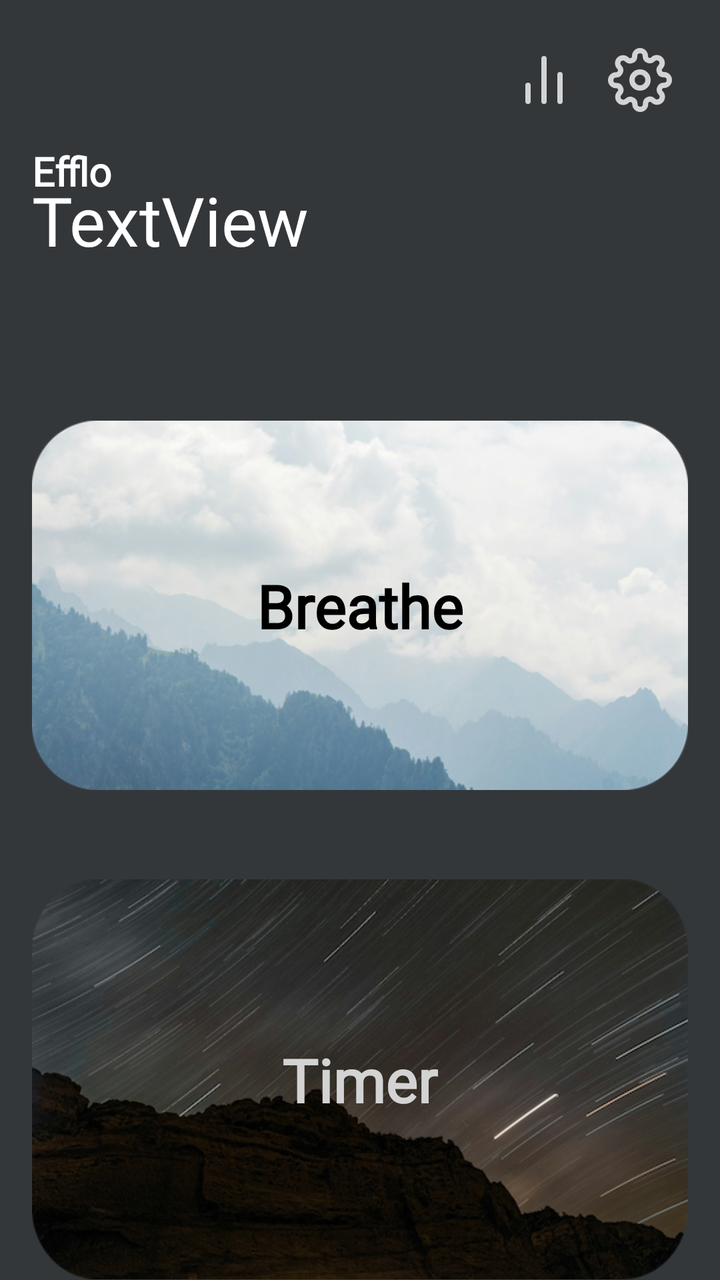
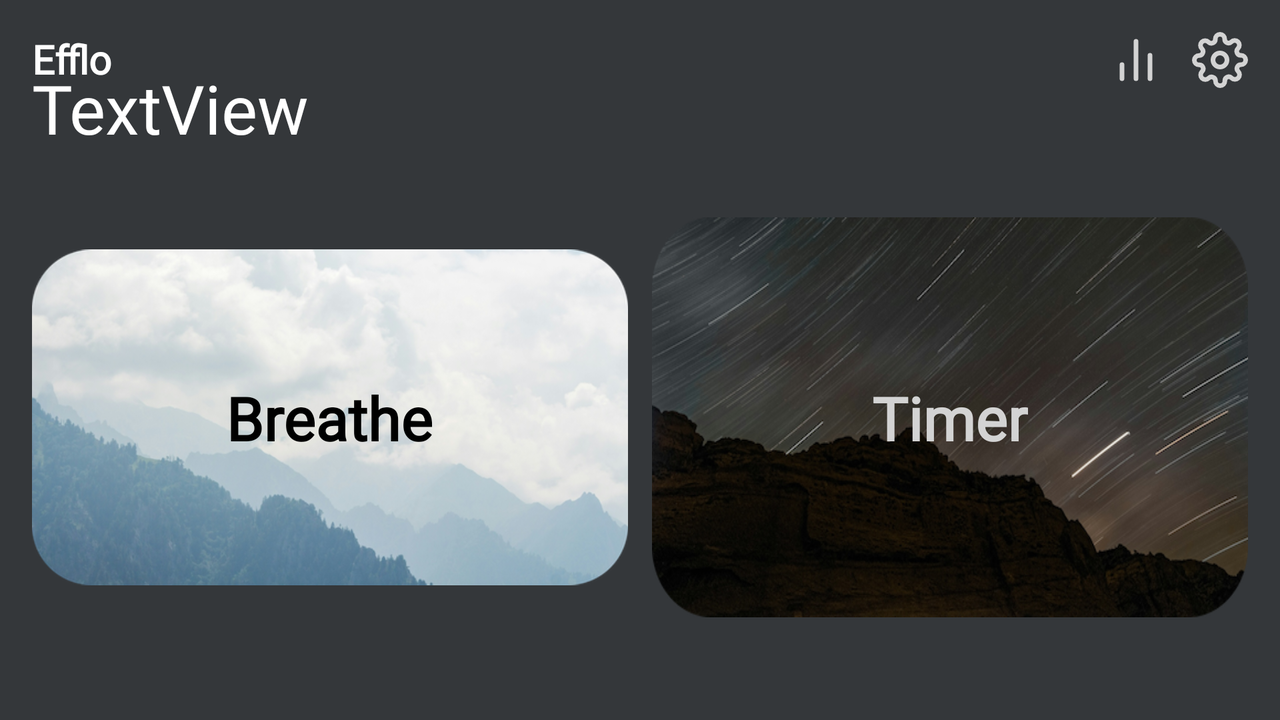

The same Android screen from two of the app's own layout files: first res/layout/ as a phone draws it, then the repository's variant for another configuration, drawn on a device whose configuration selects that folder. Both files follow.
<!-- AndroidManifest.xml: application theme Theme.Efflo -->
<!-- res/layout/activity_main.xml -->
<?xml version="1.0" encoding="utf-8"?>
<androidx.constraintlayout.widget.ConstraintLayout xmlns:android="http://schemas.android.com/apk/res/android"
    xmlns:app="http://schemas.android.com/apk/res-auto"
    xmlns:tools="http://schemas.android.com/tools"
    android:layout_width="match_parent"
    android:layout_height="match_parent"
    tools:context=".MainActivity">

    <TextView
        android:id="@+id/app_name_text"
        android:layout_width="wrap_content"
        android:layout_height="wrap_content"
        android:layout_marginStart="16dp"
        android:layout_marginTop="16dp"
        android:fontFamily="@font/poppins_light"
        android:text="@string/app_name"
        android:textColor="#fff"
        android:textSize="20sp"
        android:textStyle="bold"
        app:layout_constraintBottom_toBottomOf="parent"
        app:layout_constraintEnd_toEndOf="parent"
        app:layout_constraintHorizontal_bias="0.0"
        app:layout_constraintStart_toStartOf="parent"
        app:layout_constraintTop_toBottomOf="@+id/settings_activity_btn"
        app:layout_constraintVertical_bias="0.0" />

    <ImageView
        android:id="@+id/breathe_activity_btn"
        android:layout_width="0dp"
        android:layout_height="210dp"
        android:layout_marginStart="16dp"
        android:layout_marginTop="24dp"
        android:layout_marginEnd="16dp"
        android:src="@drawable/breathe"
        app:layout_constraintBottom_toBottomOf="parent"
        app:layout_constraintEnd_toEndOf="parent"
        app:layout_constraintStart_toStartOf="parent"
        app:layout_constraintTop_toBottomOf="@+id/greeting_textview"
        app:layout_constraintVertical_bias="0.15" />

    <ImageView
        android:id="@+id/timer_activity_btn"
        android:layout_width="0dp"
        android:layout_height="200dp"
        android:layout_marginStart="16dp"
        android:layout_marginTop="32dp"
        android:layout_marginEnd="16dp"
        android:background="@drawable/timer"
        android:text="timer"
        app:layout_constraintEnd_toEndOf="parent"
        app:layout_constraintStart_toStartOf="parent"
        app:layout_constraintTop_toBottomOf="@+id/breathe_activity_btn" />

    <ImageView
        android:id="@+id/stats_activity_btn"
        android:layout_width="32dp"
        android:layout_height="32dp"
        android:layout_marginTop="24dp"


        android:layout_marginEnd="16dp"
        android:background="@drawable/stats"
        app:layout_constraintEnd_toStartOf="@+id/settings_activity_btn"
        app:layout_constraintTop_toTopOf="parent" />

    <ImageView
        android:id="@+id/settings_activity_btn"
        android:layout_width="32dp"
        android:layout_height="32dp"
        android:layout_marginTop="24dp"


        android:layout_marginEnd="24dp"
        android:background="@drawable/settings"
        app:layout_constraintEnd_toEndOf="parent"
        app:layout_constraintTop_toTopOf="parent" />

    <TextView
        android:id="@+id/greeting_textview"
        android:layout_width="wrap_content"
        android:layout_height="wrap_content"
        android:layout_marginStart="16dp"
        android:layout_marginTop="-12dp"
        android:text="TextView"
        android:textColor="#fff"
        android:textSize="34sp"
        app:layout_constraintStart_toStartOf="parent"
        app:layout_constraintTop_toBottomOf="@+id/app_name_text" />

    <TextView
        android:id="@+id/textView4"
        android:layout_width="wrap_content"
        android:layout_height="wrap_content"
        android:text="Breathe"
        android:textColor="#000"
        android:textSize="30sp"
        android:textStyle="bold"
        app:layout_constraintBottom_toBottomOf="@+id/breathe_activity_btn"
        app:layout_constraintEnd_toEndOf="@+id/breathe_activity_btn"
        app:layout_constraintStart_toStartOf="@+id/breathe_activity_btn"
        app:layout_constraintTop_toTopOf="@+id/breathe_activity_btn" />

    <TextView
        android:id="@+id/textView9"
        android:layout_width="wrap_content"
        android:layout_height="wrap_content"
        android:text="Timer"
        android:textSize="30sp"
        android:textStyle="bold"
        app:layout_constraintBottom_toBottomOf="@+id/timer_activity_btn"
        app:layout_constraintEnd_toEndOf="@+id/timer_activity_btn"
        app:layout_constraintStart_toStartOf="@+id/timer_activity_btn"
        app:layout_constraintTop_toTopOf="@+id/timer_activity_btn" />

</androidx.constraintlayout.widget.ConstraintLayout>
<!-- resources referenced by this layout -->
<resources>
  <!-- drawable breathe: png bitmap (drawable, 223535 bytes) -->
  <!-- drawable settings (drawable) -->
  <vector xmlns:android="http://schemas.android.com/apk/res/android"
      android:width="48dp"
      android:height="48dp"
      android:viewportWidth="24"
      android:viewportHeight="24">
    <path
        android:pathData="M12,12m-3,0a3,3 0,1 1,6 0a3,3 0,1 1,-6 0"
        android:strokeLineJoin="round"
        android:strokeWidth="2"
        android:fillColor="#00000000"
        android:strokeColor="#d3d3d3"
        android:strokeLineCap="round"/>
    <path
        android:pathData="M19.4,15a1.65,1.65 0,0 0,0.33 1.82l0.06,0.06a2,2 0,0 1,0 2.83,2 2,0 0,1 -2.83,0l-0.06,-0.06a1.65,1.65 0,0 0,-1.82 -0.33,1.65 1.65,0 0,0 -1,1.51V21a2,2 0,0 1,-2 2,2 2,0 0,1 -2,-2v-0.09A1.65,1.65 0,0 0,9 19.4a1.65,1.65 0,0 0,-1.82 0.33l-0.06,0.06a2,2 0,0 1,-2.83 0,2 2,0 0,1 0,-2.83l0.06,-0.06a1.65,1.65 0,0 0,0.33 -1.82,1.65 1.65,0 0,0 -1.51,-1H3a2,2 0,0 1,-2 -2,2 2,0 0,1 2,-2h0.09A1.65,1.65 0,0 0,4.6 9a1.65,1.65 0,0 0,-0.33 -1.82l-0.06,-0.06a2,2 0,0 1,0 -2.83,2 2,0 0,1 2.83,0l0.06,0.06a1.65,1.65 0,0 0,1.82 0.33H9a1.65,1.65 0,0 0,1 -1.51V3a2,2 0,0 1,2 -2,2 2,0 0,1 2,2v0.09a1.65,1.65 0,0 0,1 1.51,1.65 1.65,0 0,0 1.82,-0.33l0.06,-0.06a2,2 0,0 1,2.83 0,2 2,0 0,1 0,2.83l-0.06,0.06a1.65,1.65 0,0 0,-0.33 1.82V9a1.65,1.65 0,0 0,1.51 1H21a2,2 0,0 1,2 2,2 2,0 0,1 -2,2h-0.09a1.65,1.65 0,0 0,-1.51 1z"
        android:strokeLineJoin="round"
        android:strokeWidth="2"
        android:fillColor="#00000000"
        android:strokeColor="#d3d3d3"
        android:strokeLineCap="round"/>
  </vector>
  <!-- drawable stats (drawable) -->
  <vector xmlns:android="http://schemas.android.com/apk/res/android"
      android:width="48dp"
      android:height="48dp"
      android:viewportWidth="24"
      android:viewportHeight="24">
    <path
        android:pathData="M18,20L18,10"
        android:strokeLineJoin="round"
        android:strokeWidth="2"
        android:fillColor="#00000000"
        android:strokeColor="#d3d3d3"
        android:strokeLineCap="round"/>
    <path
        android:pathData="M12,20L12,4"
        android:strokeLineJoin="round"
        android:strokeWidth="2"
        android:fillColor="#00000000"
        android:strokeColor="#d3d3d3"
        android:strokeLineCap="round"/>
    <path
        android:pathData="M6,20L6,14"
        android:strokeLineJoin="round"
        android:strokeWidth="2"
        android:fillColor="#00000000"
        android:strokeColor="#d3d3d3"
        android:strokeLineCap="round"/>
  </vector>
  <!-- drawable timer: png bitmap (drawable, 280080 bytes) -->
  <string name="app_name">Efflo</string>
  <style name="Theme.Efflo" parent="Base.Theme.Efflo" />
  <style name="Base.Theme.Efflo" parent="Theme.Material3.DayNight.NoActionBar">
  
          
          <item name="windowSplashScreenAnimatedIcon">@drawable/efflo</item>
          <item name="android:windowBackground">@color/background</item>
          <item name="buttonStyle">@style/CustomButtonStyle</item>
          <item name="materialButtonStyle">@style/CustomButtonStyle</item>
          <item name="android:statusBarColor">@color/background</item>
          <item name="android:textColor">@color/white</item>
          <item name="fontFamily">@font/open_sans</item>
          <item name="android:colorPrimary">@color/efflo</item>
      </style>
  <!-- drawable efflo: png bitmap (drawable, 31257 bytes) -->
  <color name="background">#34373a</color>
  <style name="CustomButtonStyle" parent="Widget.MaterialComponents.Button">
          <item name="backgroundTint">@color/primary</item> 
          <item name="rippleColor">@color/primary_ripple</item> 
      </style>
  <color name="white">#d3d3d3</color>
  <color name="efflo">#7e9db0</color>
  <color name="primary">#63a46c</color>
  <color name="primary_ripple">#599361</color>
</resources>
<!-- res/layout-land/activity_main.xml (the repository's variant of the layout above) -->
<!-- drawn on the phone turned sideways -->
<?xml version="1.0" encoding="utf-8"?>
<androidx.constraintlayout.widget.ConstraintLayout xmlns:android="http://schemas.android.com/apk/res/android"
    xmlns:app="http://schemas.android.com/apk/res-auto"
    xmlns:tools="http://schemas.android.com/tools"
    android:layout_width="match_parent"
    android:layout_height="match_parent"
    tools:context=".MainActivity">

    <TextView
        android:id="@+id/app_name_text"
        android:layout_width="wrap_content"
        android:layout_height="wrap_content"
        android:layout_marginStart="16dp"
        android:layout_marginTop="16dp"
        android:fontFamily="@font/poppins_light"
        android:text="@string/app_name"
        android:textColor="#fff"
        android:textSize="20sp"
        android:textStyle="bold"
        app:layout_constraintBottom_toBottomOf="parent"
        app:layout_constraintEnd_toEndOf="parent"
        app:layout_constraintHorizontal_bias="0.0"
        app:layout_constraintStart_toStartOf="parent"
        app:layout_constraintTop_toTopOf="parent"
        app:layout_constraintVertical_bias="0.0" />

    <androidx.constraintlayout.widget.ConstraintLayout
        android:id="@+id/activity_controls_container"
        android:layout_width="match_parent"
        android:layout_height="0dp"
        android:layout_marginStart="16dp"
        android:layout_marginTop="24dp"
        android:layout_marginEnd="16dp"
        android:layout_marginBottom="16dp"
        app:layout_constraintBottom_toBottomOf="parent"
        app:layout_constraintEnd_toEndOf="parent"
        app:layout_constraintHeight_percent=".6"
        app:layout_constraintHorizontal_bias="1.0"
        app:layout_constraintStart_toStartOf="parent"
        app:layout_constraintTop_toBottomOf="@+id/greeting_textview"
        app:layout_constraintVertical_bias="0.0">

        <ImageView
            android:id="@+id/breathe_activity_btn"
            android:layout_width="0dp"
            android:layout_height="200dp"
            android:src="@drawable/breathe"
            app:layout_constraintBottom_toBottomOf="parent"
            app:layout_constraintStart_toStartOf="parent"
            app:layout_constraintTop_toTopOf="parent"
            app:layout_constraintWidth_percent="0.49" />

        <ImageView
            android:layout_width="4dp"
            android:layout_height="match_parent"
            android:src="@color/background"
            app:layout_constraintBottom_toBottomOf="parent"
            app:layout_constraintEnd_toEndOf="@+id/timer_activity_btn"
            app:layout_constraintStart_toStartOf="@+id/breathe_activity_btn"
            app:layout_constraintTop_toTopOf="parent"
            app:layout_constraintWidth_percent="0.02" />

        <ImageView
            android:id="@+id/timer_activity_btn"
            android:layout_width="0dp"
            android:layout_height="200dp"
            android:layout_marginStart="2dp"
            android:background="@drawable/timer"
            app:layout_constraintBottom_toBottomOf="parent"
            app:layout_constraintEnd_toEndOf="parent"
            app:layout_constraintTop_toTopOf="parent"
            app:layout_constraintWidth_percent="0.49" />

        <TextView
            android:id="@+id/textView4"
            android:layout_width="wrap_content"
            android:layout_height="wrap_content"
            android:text="Breathe"
            android:textColor="#000"
            android:textSize="30sp"
            android:textStyle="bold"
            app:layout_constraintBottom_toBottomOf="@+id/breathe_activity_btn"
            app:layout_constraintEnd_toEndOf="@+id/breathe_activity_btn"
            app:layout_constraintStart_toStartOf="@+id/breathe_activity_btn"
            app:layout_constraintTop_toTopOf="@+id/breathe_activity_btn" />

        <TextView
            android:id="@+id/textView9"
            android:layout_width="wrap_content"
            android:layout_height="wrap_content"
            android:text="Timer"
            android:textSize="30sp"
            android:textStyle="bold"
            app:layout_constraintBottom_toBottomOf="@+id/timer_activity_btn"
            app:layout_constraintEnd_toEndOf="@+id/timer_activity_btn"
            app:layout_constraintStart_toStartOf="@+id/timer_activity_btn"
            app:layout_constraintTop_toTopOf="@+id/timer_activity_btn" />

    </androidx.constraintlayout.widget.ConstraintLayout>
    <ImageView
        android:id="@+id/stats_activity_btn"
        android:layout_width="28dp"
        android:layout_height="28dp"
        android:layout_marginTop="16dp"
        android:layout_marginEnd="14dp"
        android:background="@drawable/stats"
        app:layout_constraintEnd_toStartOf="@+id/settings_activity_btn"
        app:layout_constraintTop_toTopOf="parent" />

    <ImageView
        android:id="@+id/settings_activity_btn"
        android:layout_width="28dp"
        android:layout_height="28dp"
        android:layout_marginTop="16dp"
        android:layout_marginEnd="16dp"
        android:background="@drawable/settings"
        app:layout_constraintEnd_toEndOf="parent"
        app:layout_constraintTop_toTopOf="parent" />

    <TextView
        android:id="@+id/greeting_textview"
        android:layout_width="wrap_content"
        android:layout_height="wrap_content"
        android:layout_marginStart="16dp"
        android:layout_marginTop="-12dp"
        android:text="TextView"
        android:textColor="#fff"
        android:textSize="34sp"
        app:layout_constraintStart_toStartOf="parent"
        app:layout_constraintTop_toBottomOf="@+id/app_name_text" />



</androidx.constraintlayout.widget.ConstraintLayout>
<!-- resources referenced by the variant -->
<!-- as the phone turned sideways resolves them -->
<resources>
  <color name="background">#34373a</color>
  <!-- drawable breathe: png bitmap (drawable, 223535 bytes) -->
  <!-- drawable settings (drawable) -->
  <vector xmlns:android="http://schemas.android.com/apk/res/android"
      android:width="48dp"
      android:height="48dp"
      android:viewportWidth="24"
      android:viewportHeight="24">
    <path
        android:pathData="M12,12m-3,0a3,3 0,1 1,6 0a3,3 0,1 1,-6 0"
        android:strokeLineJoin="round"
        android:strokeWidth="2"
        android:fillColor="#00000000"
        android:strokeColor="#d3d3d3"
        android:strokeLineCap="round"/>
    <path
        android:pathData="M19.4,15a1.65,1.65 0,0 0,0.33 1.82l0.06,0.06a2,2 0,0 1,0 2.83,2 2,0 0,1 -2.83,0l-0.06,-0.06a1.65,1.65 0,0 0,-1.82 -0.33,1.65 1.65,0 0,0 -1,1.51V21a2,2 0,0 1,-2 2,2 2,0 0,1 -2,-2v-0.09A1.65,1.65 0,0 0,9 19.4a1.65,1.65 0,0 0,-1.82 0.33l-0.06,0.06a2,2 0,0 1,-2.83 0,2 2,0 0,1 0,-2.83l0.06,-0.06a1.65,1.65 0,0 0,0.33 -1.82,1.65 1.65,0 0,0 -1.51,-1H3a2,2 0,0 1,-2 -2,2 2,0 0,1 2,-2h0.09A1.65,1.65 0,0 0,4.6 9a1.65,1.65 0,0 0,-0.33 -1.82l-0.06,-0.06a2,2 0,0 1,0 -2.83,2 2,0 0,1 2.83,0l0.06,0.06a1.65,1.65 0,0 0,1.82 0.33H9a1.65,1.65 0,0 0,1 -1.51V3a2,2 0,0 1,2 -2,2 2,0 0,1 2,2v0.09a1.65,1.65 0,0 0,1 1.51,1.65 1.65,0 0,0 1.82,-0.33l0.06,-0.06a2,2 0,0 1,2.83 0,2 2,0 0,1 0,2.83l-0.06,0.06a1.65,1.65 0,0 0,-0.33 1.82V9a1.65,1.65 0,0 0,1.51 1H21a2,2 0,0 1,2 2,2 2,0 0,1 -2,2h-0.09a1.65,1.65 0,0 0,-1.51 1z"
        android:strokeLineJoin="round"
        android:strokeWidth="2"
        android:fillColor="#00000000"
        android:strokeColor="#d3d3d3"
        android:strokeLineCap="round"/>
  </vector>
  <!-- drawable stats (drawable) -->
  <vector xmlns:android="http://schemas.android.com/apk/res/android"
      android:width="48dp"
      android:height="48dp"
      android:viewportWidth="24"
      android:viewportHeight="24">
    <path
        android:pathData="M18,20L18,10"
        android:strokeLineJoin="round"
        android:strokeWidth="2"
        android:fillColor="#00000000"
        android:strokeColor="#d3d3d3"
        android:strokeLineCap="round"/>
    <path
        android:pathData="M12,20L12,4"
        android:strokeLineJoin="round"
        android:strokeWidth="2"
        android:fillColor="#00000000"
        android:strokeColor="#d3d3d3"
        android:strokeLineCap="round"/>
    <path
        android:pathData="M6,20L6,14"
        android:strokeLineJoin="round"
        android:strokeWidth="2"
        android:fillColor="#00000000"
        android:strokeColor="#d3d3d3"
        android:strokeLineCap="round"/>
  </vector>
  <!-- drawable timer: png bitmap (drawable, 280080 bytes) -->
  <string name="app_name">Efflo</string>
  <style name="Theme.Efflo" parent="Base.Theme.Efflo" />
  <style name="Base.Theme.Efflo" parent="Theme.Material3.DayNight.NoActionBar">
  
          
          <item name="windowSplashScreenAnimatedIcon">@drawable/efflo</item>
          <item name="android:windowBackground">@color/background</item>
          <item name="buttonStyle">@style/CustomButtonStyle</item>
          <item name="materialButtonStyle">@style/CustomButtonStyle</item>
          <item name="android:statusBarColor">@color/background</item>
          <item name="android:textColor">@color/white</item>
          <item name="fontFamily">@font/open_sans</item>
          <item name="android:colorPrimary">@color/efflo</item>
      </style>
  <!-- drawable efflo: png bitmap (drawable, 31257 bytes) -->
  <style name="CustomButtonStyle" parent="Widget.MaterialComponents.Button">
          <item name="backgroundTint">@color/primary</item> 
          <item name="rippleColor">@color/primary_ripple</item> 
      </style>
  <color name="white">#d3d3d3</color>
  <color name="efflo">#7e9db0</color>
  <color name="primary">#63a46c</color>
  <color name="primary_ripple">#599361</color>
</resources>
